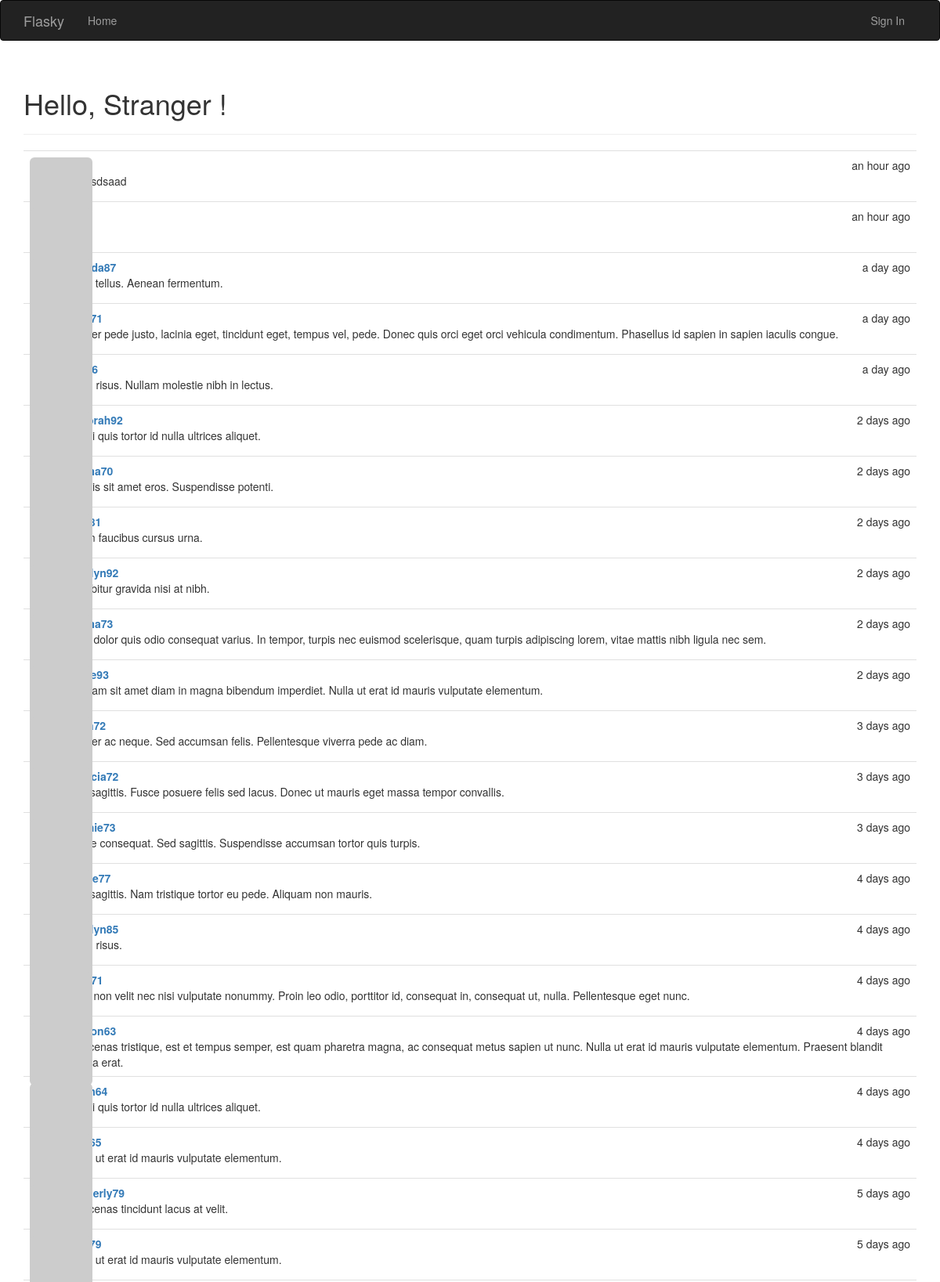
The page / (upper part) on the database its author committed.
### app/models.py (models this page shows, shortened)
class Post(db.Model):
    __tablename__ = 'posts'
    id = db.Column(db.Integer, primary_key=True)
    body = db.Column(db.Text)
    timestamp = db.Column(db.DateTime, index=True, default=datetime.utcnow)
    author_id = db.Column(db.Integer, db.ForeignKey('users.id'))

class User(UserMixin, db.Model):
    __tablename__ = 'users'
    id = db.Column(db.Integer, primary_key=True)
    email = db.Column(db.String(64), unique=True, index=True)
    username = db.Column(db.String(64), unique=True, index=True)
    password_hash = db.Column(db.String(128))
    role_id = db.Column(db.Integer, db.ForeignKey('roles.id'))
    confirmed = db.Column(db.Boolean, default=False)
    avatar_hash = db.Column(db.String(32))
    name = db.Column(db.String(64))
    location = db.Column(db.String(64))
    about_me = db.Column(db.Text())
    member_since = db.Column(db.DateTime(), default=datetime.utcnow)
    last_seen = db.Column(db.DateTime(), default=datetime.utcnow)
    posts = db.relationship('Post', backref='author', lazy='dynamic')
    @property
    def password(self):
        raise AttributeError('password is not a readable attribute')
    def gravatar(self, size=100, default='identicon', rating='g'):
        if request.is_secure:
            url = 'https://secure.gravatar.com/avatar'
        else:
            url = 'https://www.gravatar.com/avatar'
        hash = self.avatar_hash or hashlib.md5(self.email.encode('utf-8')).hexdigest()
        return '{url}/{hash}?s={size}&d={default}&r={rating}'.format(
            url=url, hash=hash, size=size, default=default, rating=rating
        )

### app/main/views.py (the view)
@main.route('/', methods=['GET', 'POST'])
def index():
    form = PostForm()
    if current_user.can(Permission.WRITE_ARTICLES) and form.validate_on_submit():
        post = Post(body=form.body.data, author=current_user._get_current_object())
        db.session.add(post)
        return redirect(url_for('main.index'))
    posts = Post.query.order_by(Post.timestamp.desc()).all()
    return render_template('index.html', form=form, posts=posts)

### app/auth/views.py (called while the page is built)
@auth.before_app_request
def before_request():
    if current_user.is_authenticated:
        current_user.ping()
        if not current_user.confirmed \
            and request.endpoint[:5] != 'auth.' \
            and request.endpoint != "static":
            return redirect(url_for('auth.unconfirmed'))

### app/main/__init__.py (called while the page is built)
@main.app_context_processor
def inject_permissions():
    return dict(Permission=Permission)

### app/models.py (called while the page is built)
    def can(self, permissions):
        return False

### app/templates/index.html (shortened to what this page needs)
{% extends "base.html" %}
{% import "bootstrap/wtf.html" as wtf %}
{% block page_content %}
    <div class="page-header">
        <h1>
            Hello,
            {% if current_user.is_authenticated %}
                {{ current_user.username }}
            {% else %}
                Stranger
            {% endif %}!
        </h1>
    </div>
    {% include '_posts.html' %}
{% endblock %}

### app/templates/_posts.html
<ul class="posts">
    {% for post in posts %}
        <li class="post">
            <div class="post-thumbnail">
                <a href="{{ url_for('main.user', username=post.author.username) }}">
                    <img class="img-rounded profile-thumbnail" src="{{ post.author.gravatar(size=40) }}">
                </a>
            </div>
            <div class="post-content">
                <div class="post-date">{{ moment(post.timestamp).fromNow() }}</div>
                <div class="post-author">
                    <a href="{{ url_for('main.user', username=post.author.username) }}">
                        {{ post.author.username }}
                    </a>
                </div>
                <div class="post-body">{{ post.body }}</div>
            </div>
        </li>
    {% endfor %}
</ul>

### app/static/styles.css (style rules this page uses)
.profile-thumbnail { position: absolute; }
ul.posts { list-style-type: none; padding: 0px; margin: 16px 0px 0px 0px; border-top: 1px solid #e0e0e0; }
ul.posts li.post { padding: 8px; border-bottom: 1px solid #e0e0e0; }
div.post-date { float: right; }
div.post-author { font-weight: bold; }
div.post-thumbnail { position: absolute; }
div.post-content { margin-left: 48px; min-height: 48px; }

### rows shown on the page
Post: timestamp "an hour ago", body "asdasdsaad"
Post: timestamp "an hour ago"
Post: timestamp "a day ago", body "Nulla tellus. Aenean fermentum."
Post: timestamp "a day ago", body "Integer pede justo, lacinia eget, tincidunt eget, tempus vel, pede. Donec quis orci eget orci vehicula condimentum. Phasellus id sapien in sapien iaculis congue."
Post: timestamp "a day ago", body "Proin risus. Nullam molestie nibh in lectus."
Post: timestamp "2 days ago", author.username "deborah92", body "Morbi quis tortor id nulla ultrices aliquet."
Post: timestamp "2 days ago", body "Mauris sit amet eros. Suspendisse potenti."
Post: timestamp "2 days ago", body "Etiam faucibus cursus urna."
Post: timestamp "2 days ago", author.username "carolyn92", body "Curabitur gravida nisi at nibh."
Post: timestamp "2 days ago", body "Ut at dolor quis odio consequat varius. In tempor, turpis nec euismod scelerisque, quam turpis adipiscing lorem, vitae mattis nibh ligula nec sem."
Post: timestamp "2 days ago", body "Aliquam sit amet diam in magna bibendum imperdiet. Nulla ut erat id mauris vulputate elementum."
Post: timestamp "3 days ago", body "Integer ac neque. Sed accumsan felis. Pellentesque viverra pede ac diam."
Post: timestamp "3 days ago", author.username "patricia72", body "Sed sagittis. Fusce posuere felis sed lacus. Donec ut mauris eget massa tempor convallis."
Post: timestamp "3 days ago", body "Fusce consequat. Sed sagittis. Suspendisse accumsan tortor quis turpis."
Post: timestamp "4 days ago", body "Sed sagittis. Nam tristique tortor eu pede. Aliquam non mauris."
Post: timestamp "4 days ago", author.username "carolyn85", body "Proin risus."
Post: timestamp "4 days ago", body "Cras non velit nec nisi vulputate nonummy. Proin leo odio, porttitor id, consequat in, consequat ut, nulla. Pellentesque eget nunc."
Post: timestamp "4 days ago", body "Maecenas tristique, est et tempus semper, est quam pharetra magna, ac consequat metus sapien ut nunc. Nulla ut erat id mauris vulputate elementum. Praesent blandit lacinia erat."
Post: timestamp "4 days ago", body "Morbi quis tortor id nulla ultrices aliquet."
Post: timestamp "4 days ago", body "Nulla ut erat id mauris vulputate elementum."
Post: timestamp "5 days ago", author.username "kimberly79", body "Maecenas tincidunt lacus at velit."
Post: timestamp "5 days ago", body "Nulla ut erat id mauris vulputate elementum."
